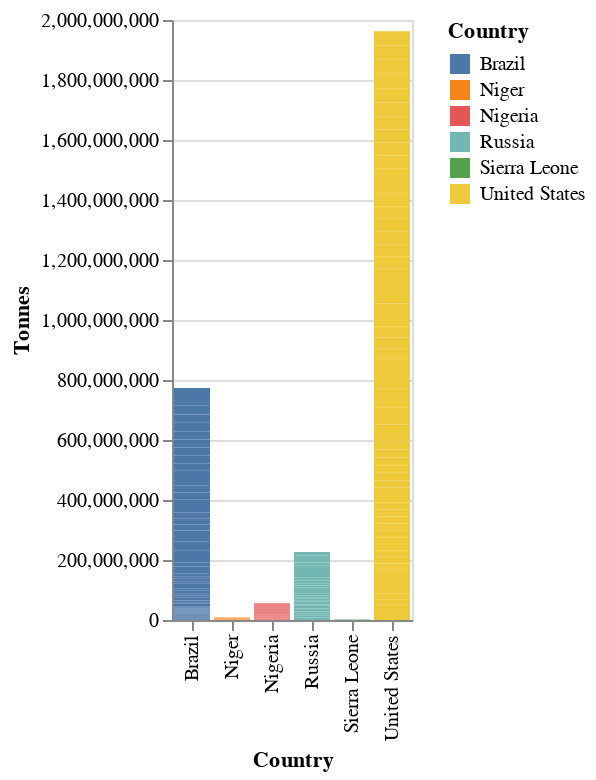

The code cell stored with this chart in its notebook:
### Markdown cell above
From the illustration for the fiscal year 2021, where the majority of Sub-Saharan African countries heavily rely on agriculture as a key contributor to their economies - some countries approaching 40%. I now wonder if the lack of diversification in their agricultural produce is a major factor contributing to undernourishment.

### Code cell
t4 = pd.read_csv("meat-production-tonnes.csv")
t4_sample = t4[t4['Year'] == 2021]
t4_sample = t4[t4['Country'].str.contains('Brazil|United States|Russia|Sierra Leone|Niger')]
alt.Chart(t4_sample).mark_bar().encode(
    x = 'Country',
    y = 'Tonnes',
    color = alt.Color('Country', type='nominal'),
    tooltip = ['Country','Tonnes']
).interactive()

### Figure 1 — Vega-Lite specification as saved in the notebook (floating-point values rounded to 4 significant figures; data arrays with more than 128 entries replaced by an {"elided": "..."} marker saying what was removed)
{"config": {"view": {"continuousWidth": 400, "continuousHeight": 300}}, "data": {"name": "data-0228e69bb66ca0f9358dc3c84ff373a8"}, "mark": "bar", "encoding": {"color": {"field": "Country", "type": "nominal"}, "tooltip": [{"field": "Country", "type": "nominal"}, {"field": "Tonnes", "type": "quantitative"}], "x": {"field": "Country", "type": "nominal"}, "y": {"field": "Tonnes", "type": "quantitative"}}, "selection": {"selector047": {"type": "interval", "bind": "scales", "encodings": ["x", "y"]}}, "$schema": "https://vega.github.io/schema/vega-lite/v4.17.0.json", "datasets": {"data-0228e69bb66ca0f9358dc3c84ff373a8": {"elided": "341 records"}}}
